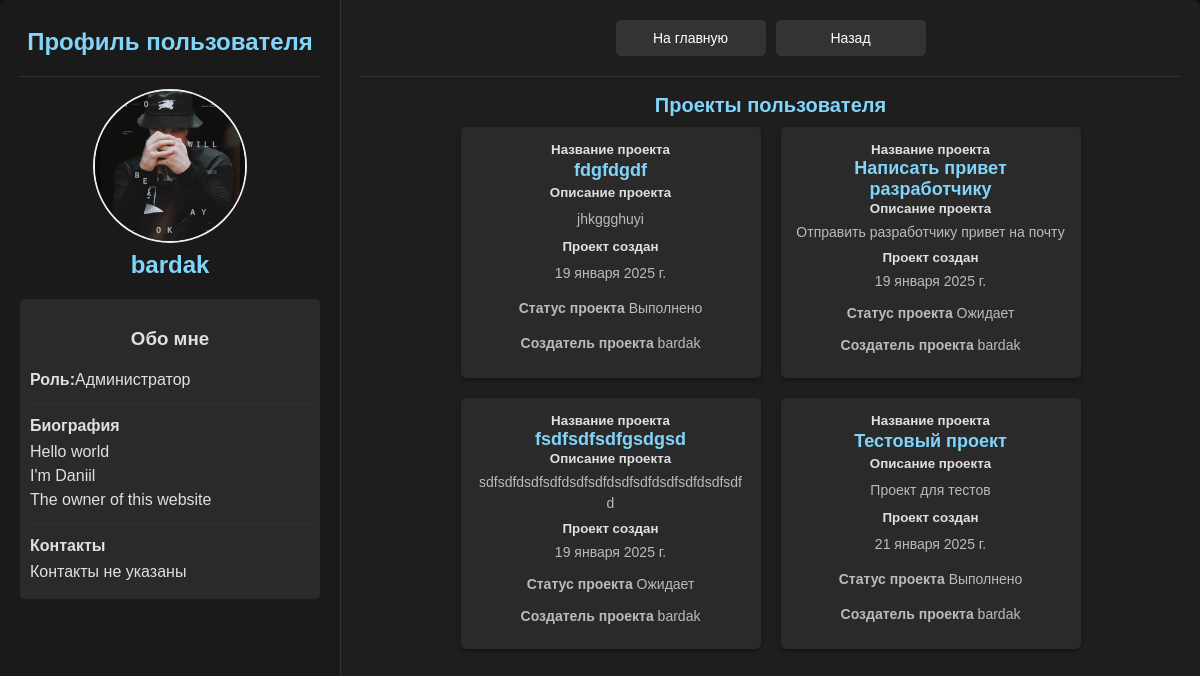
Page /profiles/info/1/ (signed in) on the committed database.
### scp/models.py (models this page shows, shortened)
class Profile(models.Model):
    puser = models.OneToOneField(User, on_delete=models.CASCADE, related_name='profile', unique=True)
    bio = models.TextField(blank=True, null=True)
    avatar = models.ImageField(upload_to='./profile_avatars/', blank=True, null=True)
    role = models.CharField(max_length=50, blank=True, choices=Role.ROLE_CHOICES, default='Исполнитель')
    account = models.BooleanField(default=False)  # Это поле отвечает за статус пользователя
    contacts = models.TextField(default='Контакты не указаны')
    status = models.CharField(max_length=50, choices=Status.BLACKLIST_CHOICES, default='Не заблокирован')

class Project(models.Model):
    title = models.CharField(max_length=100, verbose_name='Название проекта')
    description = models.TextField(verbose_name='Описание проекта')
    code = models.TextField(verbose_name="Код",blank=True, null=True)
    language = models.CharField(max_length=50, choices=Language.LANGUAGE_CHOICES, verbose_name='Язык программирования',default='Не указан')
    status = models.CharField(max_length=50,choices=Status.STATUS_CHOICES, verbose_name="Статус",default='Ожидает')
    owner = models.ForeignKey(User, on_delete=models.CASCADE,related_name='p_owner')
    participants = models.ManyToManyField(User, blank=True, related_name='p_participants')
    created_at = models.DateField(auto_now_add=True)
    complexity = models.CharField(max_length=100 ,choices=Status.PRIORITY_CHOICES, verbose_name="Сложность", default='Не указан')

### scp/views.py (the view)
# urls.py: path('profiles/info/<int:user_id>/', views.profiles_info, name='profiles_info'),
@login_required
def profiles_info(request, user_id):
    profiles = get_object_or_404(Profile, puser = user_id)
    projects = Project.objects.filter(owner = user_id)
    return render(request, 'scp/profiles_info.html', {'profile':profiles, 'projects':projects})

### scp/templates/scp/profiles_info.html (shortened to what this page needs)
{% load static %}
<!DOCTYPE html>
<html lang="ru">
<head>
    <link href="{% static 'scp/css/profile.css' %}" rel="stylesheet"/>
</head>
<body>
    <div class="container">
        <div class="left-container">
            <h1>Профиль пользователя</h1>
            <hr>
            {% if profile.avatar %}
                <div class="avatar-container">
                    <img src="{{ profile.avatar.url }}" alt="Profile Image" class="avatar"/>
                </div>
            {% else %}
                <p class="no-avatar">Нет загруженной аватарки.</p>
            {% endif %}
            <h1>{{ profile.puser }}</h1>
            <div class="profile-info">
                <h3>Обо мне</h3>
                <p><strong>Роль:</strong> {{ profile.role }}</p>
                <hr>
                <strong>Биография</strong>
                <p>{{ profile.bio }}</p>
                <hr>
                <strong>Контакты</strong>
                <p>{{ profile.contacts }}</p>
            </div>
        </div>
        <div class="right-container">
            <div class="button-form">
                <form method="post" action="{% url 'home' %}">
                    <button type="submit">На главную</button>
                </form>
                <button onclick="history.back()">Назад</button>
            </div>
            <hr>
            <div class="title-project">
                <h2>Проекты пользователя</h2>
            </div>
            <div class="projects-container">
                {% for project in projects %}
                    <form method="post" action="{% url 'info_project' project.id %}">
                        <button type="submit" class="project-btn">
                            <strong>Название проекта</strong>
                            <h3>{{ project.title }}</h3>
                            <strong>Описание проекта</strong>
                            <p>{{ project.description }}</p>
                            <strong>Проект создан</strong>
                            <p>{{ project.created_at }}</p>
                            <p><strong>Статус проекта</strong>
                                {{ project.status }}</p>
                            <p><strong>Создатель проекта</strong>
                                {{ project.owner }}</p>
                        </button>
                    </form>
                {% empty %}
                    <p class="empty">Проекты отсутствуют</p>
                {% endfor %}
            </div>
        </div>
    </div>
</body>
</html>

### scp/static/scp/css/profile.css (style rules this page uses)
body { margin: 0; font-family: Arial, sans-serif; background-color: #121212; color: #e0e0e0; display: flex; flex-direction: column; height: 105vh; padding: 0; overflow-x: hidden; }
.container { display: flex; flex: 1; width: 100%; background: #1e1e1e; box-shadow: 0 4px 8px rgba(0, 0, 0, 0.4); border-radius: 8px; overflow: hidden; margin: 0 auto; box-sizing: border-box; }
.left-container { flex: 1; max-width: 300px; padding: 20px; background: #1a1a1a; border-right: 1px solid #333; overflow-y: auto; }
.right-container { flex: 2; padding: 20px; background: #1e1e1e; overflow-y: auto; }
h1 { font-size: 24px; margin-top: 8px; margin-bottom: 20px; color: #81d4fa; text-align: center; }
h2 { text-align: center; font-size: 20px; color: #81d4fa; margin-bottom: 10px; }
p { margin: 8px 0; line-height: 1.5; color: #e0e0e0; }
.avatar-container { width: 150px; height: 150px; border-radius: 50%; overflow: hidden; border: 2px solid #f0f0f0; display: flex; justify-content: center; align-items: center; margin: 0 auto; }
.avatar { width: 100%; height: 100%; object-fit: cover; }
.profile-info { align-items: center; margin-top: 5px; background: #2a2a2a; padding: 10px; border-radius: 5px; }
.profile-info p { display: flex; word-wrap: break-word; white-space: pre-wrap; margin: 5px 0; color: #e0e0e0; }
.profile-info h3 { text-align: center; }
.button-form { display: flex; flex-wrap: wrap; flex-direction: row; gap: 10px; justify-content: center; margin-bottom: 20px; }
.button-form button { width: 150px; flex: 0 1 auto; padding: 10px 15px; border: none; border-radius: 5px; background-color: #333; color: white; cursor: pointer; font-size: 14px; transition: background 0.3s; text-align: center; align-items: center; }
hr { margin: 12px 0; border: none; border-top: 1px solid #333; }
.projects-container { display: flex; flex-wrap: wrap; gap: 20px; justify-content: center; }
.project-btn { display: grid; flex-wrap: wrap; width: 300px; height: 100%; text-align: center; background: #2a2a2a; padding: 15px; border: none; border-radius: 5px; box-shadow: 0 2px 4px rgba(0, 0, 0, 0.4); transition: background 0.3s; color: #e0e0e0; cursor: pointer; margin-bottom: 10px; }
.project-btn h3 { margin: 0; font-size: 18px; color: #81d4fa; }
.project-btn p { margin: 5px 0; font-size: 14px; color: #bbbbbb; overflow: hidden; word-wrap: break-word; }

### rows in the picture
Profile: avatar (picture), puser "bardak", role "Администратор", bio "Hello world I'm Daniil The owner of this website", contacts "Контакты не указаны"
Project: title "fdgfdgdf", description "jhkggghuyi", created_at "19 января 2025 г.", status "Выполнено", owner "bardak"
Project: title "Написать привет разработчику", description "Отправить разработчику привет на почту", created_at "19 января 2025 г.", status "Ожидает", owner "bardak"
Project: title "fsdfsdfsdfgsdgsd", description "sdfsdfdsdfsdfdsdfsdfdsdfsdfdsdfsdfdsdfsdfd", created_at "19 января 2025 г.", status "Ожидает", owner "bardak"
Project: title "Тестовый проект", description "Проект для тестов", created_at "21 января 2025 г.", status "Выполнено", owner "bardak"
